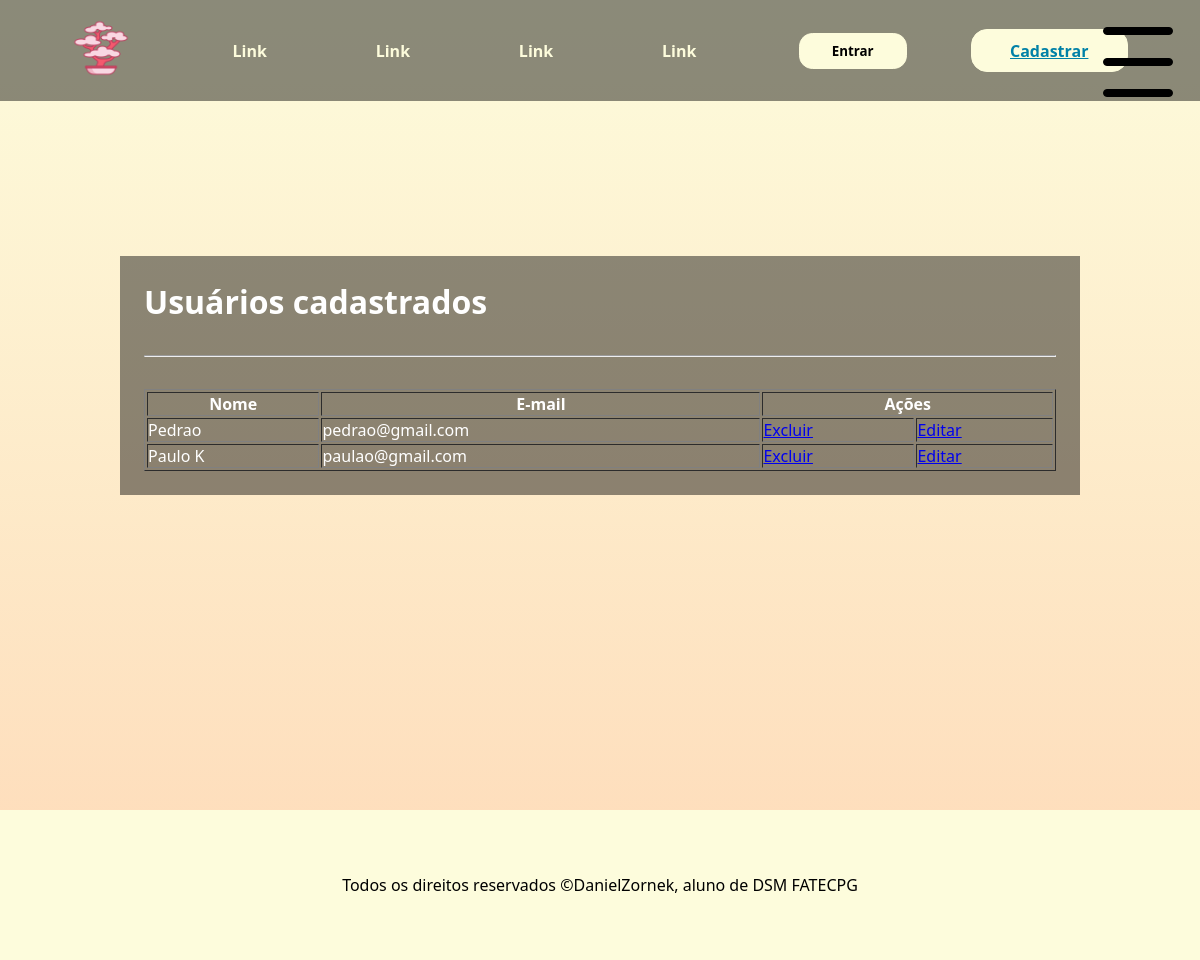
Before: /usuarios with the older database file.
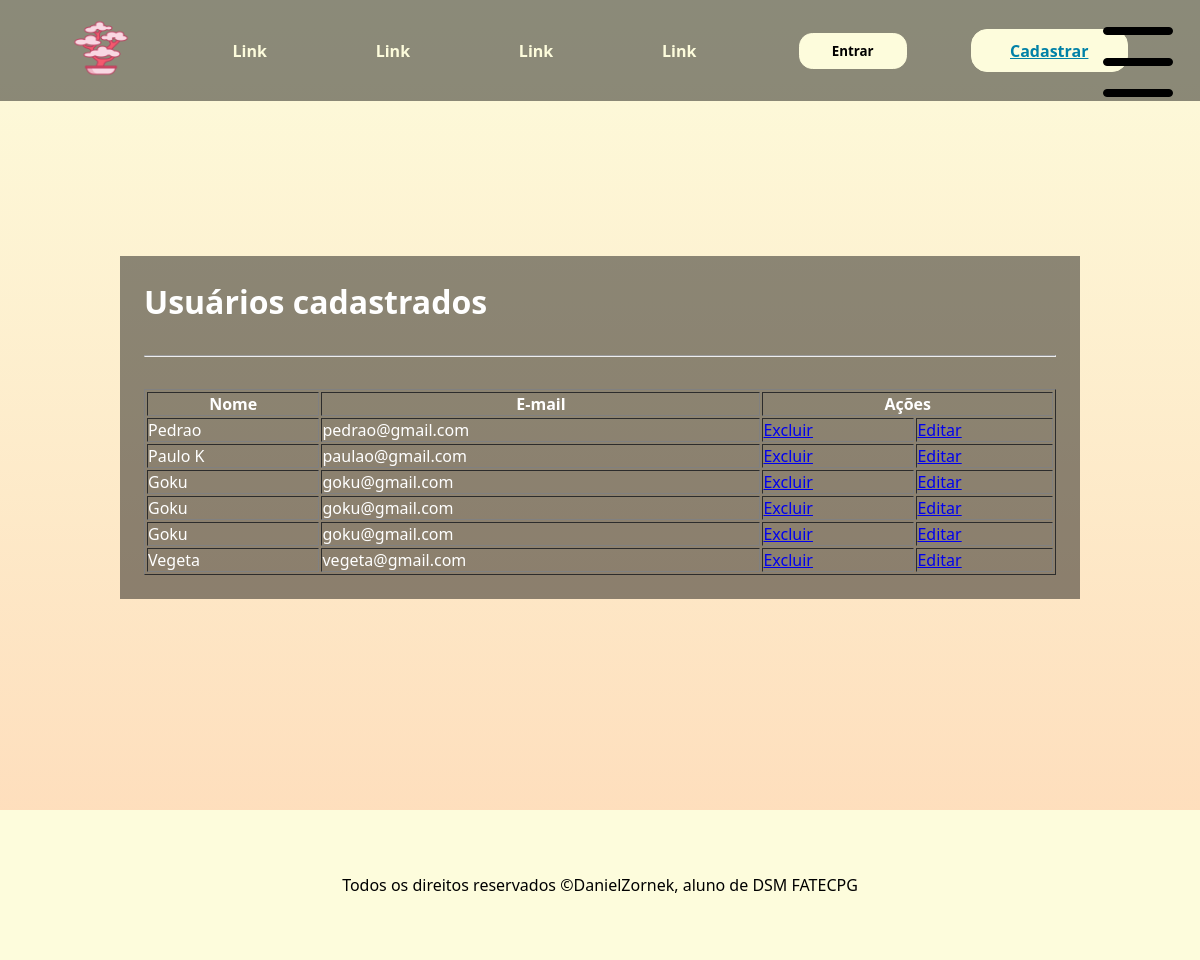
After: the same page with the newer database file.
### app/models.py (models this page shows)
class Usuario(models.Model): # aqui dizemos que a classe pai Model irá dar herança para a classe usuario
    nome = models.CharField(max_length=100) # varchar, deve especificar o tamanho
    email = models.EmailField()
    senha = models.CharField(max_length=16)

### app/views.py (the view)
# urls.py: path('usuarios', views.exibirUsuarios, name="exibirUsuarios"), # digitar usuarios para entrar na página na url
def exibirUsuarios(request):
    usuarios = Usuario.objects.all().values()
    return render(request, "usuarios.html",
                  {'listaUsuarios': usuarios}) # passando os usuarios como parametro para mostrar eles na pagina

### app/templates/usuarios.html (shortened to what this page needs)
{% extends "template.html" %}
{% block conteudo %}
<h1>Usuários cadastrados</h1>
<hr>
<table border="1px">
    <tr>
        <th>Nome</th>
        <th>E-mail</th>
        <th colspan="2">
            Ações
        </th>
    </tr>
    {% for usuario in listaUsuarios %}
        <tr>
            <td> {{ usuario.nome }} </td>
            <td> {{ usuario.email }}</td>
            <td><a href="{% url 'excluirUsuario' usuario.id %}">Excluir</a></td>
            <td><a href="{% url 'editarUsuario' usuario.id %}">Editar</a></td>
        </tr>
    {% endfor %}
</table>
{% endblock %}

Changed rows visible on the page:
added Usuario: nome "Goku", email "goku@gmail.com"
added Usuario: nome "Goku", email "goku@gmail.com"
added Usuario: nome "Goku", email "goku@gmail.com"
added Usuario: nome "Vegeta", email "vegeta@gmail.com"
